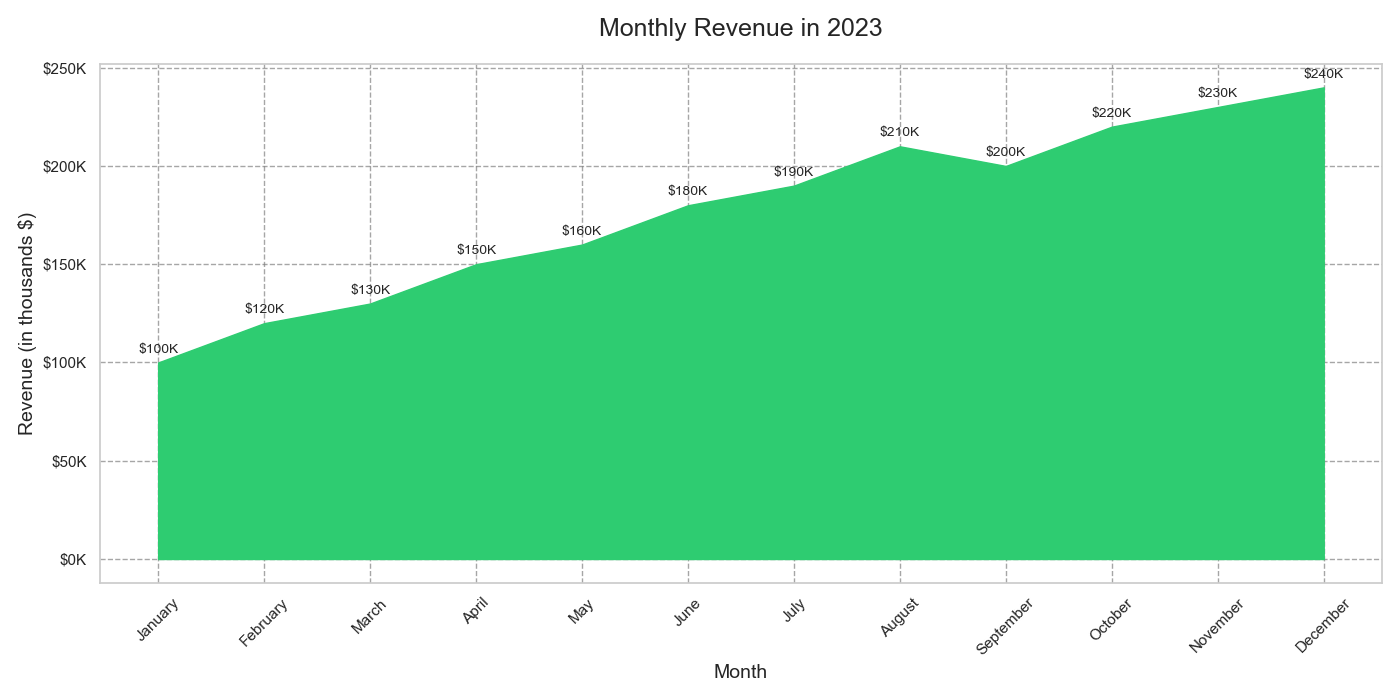

Write Python code to recreate this figure.

import matplotlib.pyplot as plt
import numpy as np

months = ['January', 'February', 'March', 'April', 'May', 'June', 
          'July', 'August', 'September', 'October', 'November', 'December']
revenue = [100, 120, 130, 150, 160, 180, 190, 210, 200, 220, 230, 240]

month_numbers = np.arange(len(months)) + 1

fig, ax = plt.subplots(figsize=(14, 7))

ax.fill_between(month_numbers, revenue, color="#2ecc71")

ax.set_xticks(month_numbers)
ax.set_xticklabels(months, rotation=45)
ax.set_yticks(range(0, max(revenue) + 50, 50))
ax.set_yticklabels([f"${rev}K" for rev in range(0, max(revenue) + 50, 50)])

ax.set_title('Monthly Revenue in 2023', fontsize=18, pad=20)
ax.set_xlabel('Month', fontsize=14)
ax.set_ylabel('Revenue (in thousands $)', fontsize=14)

ax.grid(True, linestyle='--', which='both', color='grey', alpha=0.7)

for i, rev in enumerate(revenue):
    ax.text(month_numbers[i], rev + 5, f"${rev}K", ha='center', fontsize=10)

plt.tight_layout()
plt.show()
